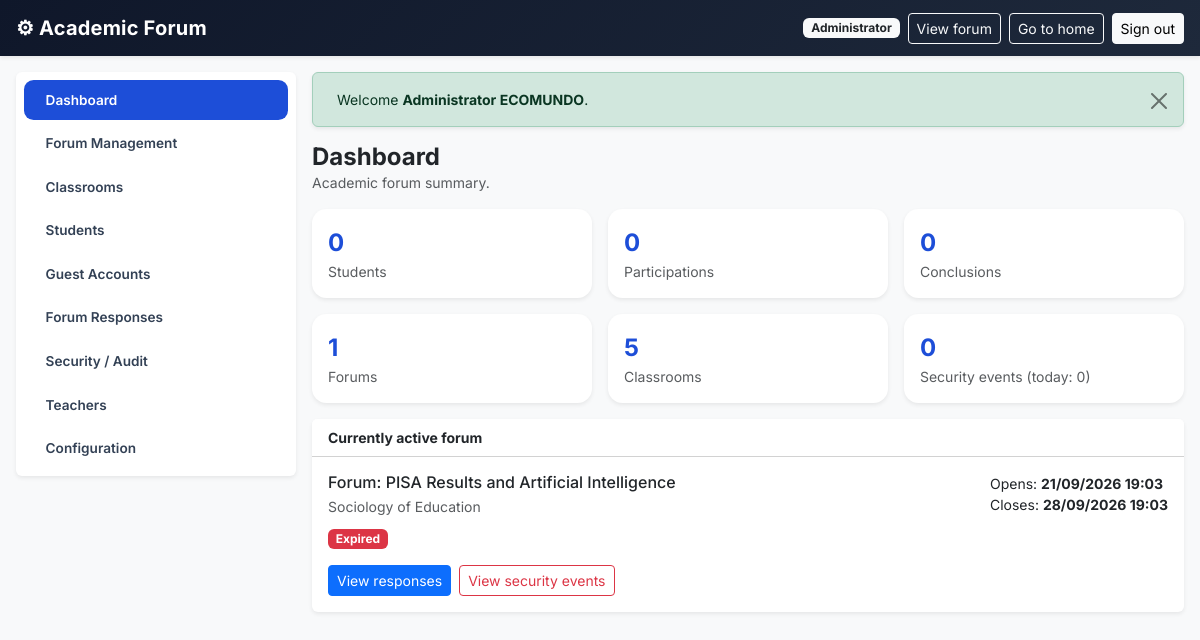
The page /admin (signed in) on the database its author committed.
### tables this page shows
CREATE TABLE `forums` (
    `id`         INT UNSIGNED NOT NULL AUTO_INCREMENT,
    `title`      VARCHAR(190) NOT NULL,
    `subject`    VARCHAR(190) NOT NULL,
    `question`   TEXT         NOT NULL,
    `open_at`    DATETIME     NOT NULL,
    `close_at`   DATETIME     NOT NULL,
    `is_active`  TINYINT(1) NOT NULL DEFAULT 0,
    `created_by` INT UNSIGNED NULL,
    `created_at` DATETIME NOT NULL DEFAULT CURRENT_TIMESTAMP,
    PRIMARY KEY (`id`),
    KEY `fk_forums_user` (`created_by`),
    CONSTRAINT `fk_forums_user` FOREIGN KEY (`created_by`) REFERENCES `users` (`id`) ON DELETE SET NULL
);

### app/Core/View.php (called while the page is built, shortened)
<?php
class View
{
    protected static function resolve(string $view): string
    {
        $file = APP_PATH . DS . 'Views' . DS . str_replace('.', DS, $view) . '.php';
        return $file;
    }
    public static function render(string $view, array $data = []): void
    {
        extract($data, EXTR_SKIP);
        require self::resolve($view);
    }
}

### app/Core/Controller.php (called while the page is built)
<?php
abstract class Controller
{
    protected function view(string $view, array $data = []): void
    {
        View::render($view, $data);
    }
}

### app/Controllers/AdminController.php (called while the page is built, shortened)
<?php
class AdminController extends Controller
{
    private function isAdmin(): bool
    {
        return is_admin_user();
    }
    private function scope(): ?int
    {
        return $this->isAdmin() ? null : $this->uid();
    }
    public function dashboard(): void
    {
        $forum = Forum::active();
        if ($this->scope() !== null) {
            $teacherId  = $this->scope();
            $salones    = Salon::all($teacherId);
            $students   = User::all(['role' => 'student', 'teacher_id' => $teacherId]);
            $forums     = Forum::all($teacherId);
            $studentIds = array_column($students, 'id');
            $stats = [
                'students'    => count($students),
                'responses'   => Response::total($teacherId),
                'conclusions' => 0,
                'attempts'    => SecurityLog::count(array_merge([$teacherId], $studentIds)),
                'today'       => SecurityLog::countToday(array_merge([$teacherId], $studentIds)),
                'forums'      => count($forums),
                'salones'     => count($salones),
            ];
            foreach ($forums as $f) {
                $stats['conclusions'] += (int) Database::count(
                    "SELECT COUNT(*) AS c FROM responses WHERE type='conclusion' AND forum_id = ?",
                    [(int) $f['id']]
                );
            }
            $pageTitle = 'Teacher Panel';
        } else {
            $stats = [
                'students'    => User::studentsCount(),
                'responses'   => Response::total(),
                'conclusions' => Database::count("SELECT COUNT(*) AS c FROM responses WHERE type='conclusion'"),
                'attempts'    => SecurityLog::count(),
                'today'       => SecurityLog::countToday(),
                'forums'      => (int) Database::count("SELECT COUNT(*) AS c FROM forums"),
                'salones'     => (int) Database::count("SELECT COUNT(*) AS c FROM salones"),
            ];
            $pageTitle = 'Admin Panel';
        }
        $this->view('admin/dashboard', [
            'forum'     => $forum,
            'stats'     => $stats,
            'pageTitle' => $pageTitle,
        ]);
    }
}

### index.php (called while the page is built, shortened)
<?php
spl_autoload_register(function ($class) {
    $dirs = [APP_PATH . DS . 'Models', APP_PATH . DS . 'Controllers', APP_PATH . DS . 'Core'];
    foreach ($dirs as $dir) {
        $file = $dir . DS . $class . '.php';
        if (is_file($file)) {
            return;
        }
    }
});
require_once APP_PATH . DS . 'Helpers' . DS . 'functions.php';
$url    = isset($_GET['url']) ? trim($_GET['url'], '/') : '';
$method = $_SERVER['REQUEST_METHOD'] ?? 'GET';
try {
    $router = new Router();
    $router->dispatch($method, $url);
} catch (Throwable $e) {
    http_response_code(500);
    if (DEBUG) {
        echo '<pre>' . e($e->getMessage()) . PHP_EOL . e($e->getTraceAsString()) . '</pre>';
    } else {
        echo 'An unexpected error occurred. Please try again.';
    }
}

### app/Helpers/functions.php (called while the page is built, shortened)
<?php
function e($value): string
{
    return htmlspecialchars((string) $value, ENT_QUOTES, 'UTF-8');
}
function base_url(string $path = ''): string
{
    return BASE_URL . '/' . ltrim($path, '/');
}
function current_user(): ?array
{
    return $_SESSION['user'] ?? null;
}
function pretty_datetime(string $datetime): string
{
    return date('d/m/Y H:i', strtotime($datetime));
}
function time_status(array $forum): string
{
    $open  = strtotime($forum['open_at']);
    $close = strtotime($forum['close_at']);
    $now   = time();
    if ($now > $close) return 'expired';
    return 'open';
}

### app/Models/Database.php (called while the page is built, shortened)
<?php
class Database
{
    private static $conn = null;
    private static function conn(): mysqli
    {
        if (self::$conn === null) {
            self::$conn = new mysqli(DB_HOST, DB_USER, DB_PASS, DB_NAME, DB_PORT);
            self::$conn->set_charset('utf8mb4');
        }
        return self::$conn;
    }
    public static function query(string $sql, array $params = []): ?mysqli_result
    {
        $stmt = self::conn()->prepare($sql);
        $stmt->execute();
        return $stmt->get_result();
    }
    public static function fetchOne(string $sql, array $params = []): ?array
    {
        $result = self::query($sql, $params);
        return $result ? ($result->fetch_assoc() ?: null) : null;
    }
    public static function count(string $sql, array $params = []): int
    {
        $row = self::fetchOne($sql, $params);
        $row = $row ?: [];
        return (int) reset($row);
    }
}

### app/Models/User.php (called while the page is built, shortened)
<?php
class User
{
    public static function studentsCount(): int
    {
        return Database::count("SELECT COUNT(*) AS c FROM users WHERE role = 'student'");
    }
}

### app/Models/Response.php (called while the page is built, shortened)
<?php
class Response
{
    public static function total(?int $teacherId = null): int
    {
        if ($teacherId === null) {
            return Database::count("SELECT COUNT(*) AS c FROM responses");
        }
        return Database::count(
            "SELECT COUNT(*) AS c FROM responses r JOIN forums f ON f.id = r.forum_id
             WHERE f.created_by = ?",
            [$teacherId]
        );
    }
}

### app/Models/SecurityLog.php (called while the page is built, shortened)
<?php
class SecurityLog
{
    public static function count(?array $userIds = null): int
    {
        if ($userIds === null) {
            return Database::count("SELECT COUNT(*) AS c FROM security_logs");
        }
        $ids = array_values(array_unique(array_map('intval', $userIds)));
        $ids = array_filter($ids, function ($id) { return $id > 0; });
        return Database::count("SELECT COUNT(*) AS c FROM security_logs WHERE user_id IN (" . implode(',', $ids) . ")");
    }
    public static function countToday(?array $userIds = null): int
    {
        if ($userIds === null) {
            return Database::count("SELECT COUNT(*) AS c FROM security_logs WHERE DATE(created_at) = CURDATE()");
        }
        $ids = array_values(array_unique(array_map('intval', $userIds)));
        $ids = array_filter($ids, function ($id) { return $id > 0; });
        return Database::count(
            "SELECT COUNT(*) AS c FROM security_logs WHERE DATE(created_at) = CURDATE() AND user_id IN (" . implode(',', $ids) . ")"
        );
    }
}

### app/Models/Forum.php (called while the page is built, shortened)
<?php
class Forum
{
    public static function active(): ?array
    {
        return Database::fetchOne(
            "SELECT f.*, u.first_name, u.last_name, u.email AS teacher_email
             FROM forums f
             LEFT JOIN users u ON u.id = f.created_by
             WHERE f.is_active = 1
             ORDER BY f.id DESC LIMIT 1"
        );
    }
}

### app/Views/admin/dashboard.php (the view, shortened to what this page needs)
<?php include APP_PATH . '/Views/admin/_admin_head.php'; ?>
<div class="d-flex flex-wrap justify-content-between align-items-center mb-3 gap-2">
    <div>
        <h1 class="h4 fw-bold mb-0"><?= $__isAdminRole ? 'Dashboard' : 'My dashboard' ?></h1>
        <p class="text-muted small mb-0"><?= $__isAdminRole ? 'Academic forum summary.' : 'Summary of your classrooms, forums and students.' ?></p>
    </div>
</div>
<div class="row g-3 mb-3">
    <div class="col-6 col-md-4">
        <div class="card border-0 shadow-sm stat-card">
            <div class="card-body">
                <div class="fs-4 fw-bold"><?= (int) $stats['students'] ?></div>
                <div class="text-muted small"><?= $__isAdminRole ? 'Students' : 'Students in my classrooms' ?></div>
            </div>
        </div>
    </div>
    <div class="col-6 col-md-4">
        <div class="card border-0 shadow-sm stat-card">
            <div class="card-body">
                <div class="fs-4 fw-bold"><?= (int) $stats['responses'] ?></div>
                <div class="text-muted small">Participations</div>
            </div>
        </div>
    </div>
    <div class="col-6 col-md-4">
        <div class="card border-0 shadow-sm stat-card">
            <div class="card-body">
                <div class="fs-4 fw-bold"><?= (int) $stats['conclusions'] ?></div>
                <div class="text-muted small">Conclusions</div>
            </div>
        </div>
    </div>
    <div class="col-6 col-md-4">
        <div class="card border-0 shadow-sm stat-card">
            <div class="card-body">
                <div class="fs-4 fw-bold"><?= (int) $stats['forums'] ?></div>
                <div class="text-muted small">Forums</div>
            </div>
        </div>
    </div>
    <div class="col-6 col-md-4">
        <div class="card border-0 shadow-sm stat-card">
            <div class="card-body">
                <div class="fs-4 fw-bold"><?= (int) $stats['salones'] ?></div>
                <div class="text-muted small">Classrooms</div>
            </div>
        </div>
    </div>
    <div class="col-6 col-md-4">
        <div class="card border-0 shadow-sm stat-card">
            <div class="card-body">
                <div class="fs-4 fw-bold"><?= (int) $stats['attempts'] ?></div>
                <div class="text-muted small">Security events (today: <?= (int) $stats['today'] ?>)</div>
            </div>
        </div>
    </div>
</div>
<?php if ($forum): ?>
    <?php $__st = time_status($forum); ?>
    <div class="card border-0 shadow-sm">
        <div class="card-header bg-white fw-bold small">Currently active forum</div>
        <div class="card-body">
            <div class="d-flex flex-wrap justify-content-between align-items-start gap-2">
                <div>
                    <h6 class="mb-1"><?= e($forum['title']) ?></h6>
                    <div class="small text-muted mb-2"><?= e($forum['subject']) ?></div>
                    <span class="badge <?= $__st === 'open' ? 'text-bg-success' : ($__st === 'expired' ? 'text-bg-danger' : 'text-bg-warning') ?>">
                        <?= $__st === 'open' ? 'Open' : ($__st === 'expired' ? 'Expired' : 'Not started') ?>
                    </span>
                </div>
                <div class="small">
                    <div>Opens: <strong><?= e(pretty_datetime($forum['open_at'])) ?></strong></div>
                    <div>Closes: <strong><?= e(pretty_datetime($forum['close_at'])) ?></strong></div>
                </div>
            </div>
            <div class="d-flex gap-2 mt-3">
                <a href="<?= e(base_url('admin/responses')) ?>" class="btn btn-sm btn-primary">View responses</a>
                <a href="<?= e(base_url('admin/logs')) ?>" class="btn btn-sm btn-outline-danger">View security events</a>
            </div>
        </div>
    </div>
<?php else: ?>
    <div class="alert alert-warning shadow-sm small mb-0">
        There is no active forum. <a href="<?= e(base_url('admin/forum')) ?>">Create and activate a forum</a> to start participation.
    </div>
<?php endif; ?>
<?php include APP_PATH . '/Views/admin/_admin_foot.php'; ?>

### public/css/app.css (style rules this page uses)
:root { --app-dark: #0f172a; }
html { scroll-behavior: smooth; }
body { font-family: 'Inter', system-ui, -apple-system, sans-serif; background: #f1f5f9; min-height: 100vh; }
.stat-card { border-radius: 0.9rem; }
.stat-card .fs-4 { color: #1d4ed8; }

### rows shown on the page
forums: title "Forum: PISA Results and Artificial Intelligence", subject "Sociology of Education", open_at "21/09/2026 19:03", close_at "28/09/2026 19:03"

### other values the page prints
APP_NAME "Academic Forum"
$__ok "Welcome Administrator ECOMUNDO ."
$stats['students'] "0"
$stats['responses'] "0"
$stats['conclusions'] "0"
$stats['forums'] "1"
$stats['salones'] "5"
$stats['attempts'] "0"
$stats['today'] "0"
